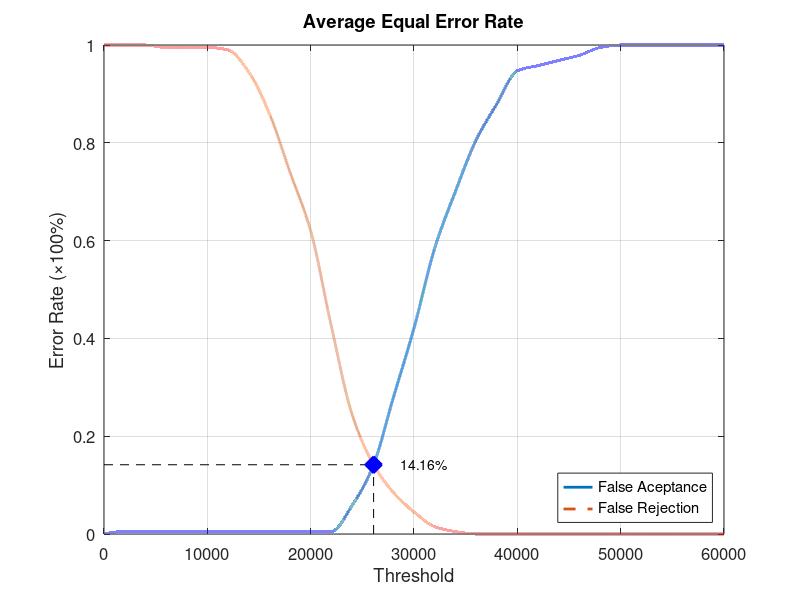
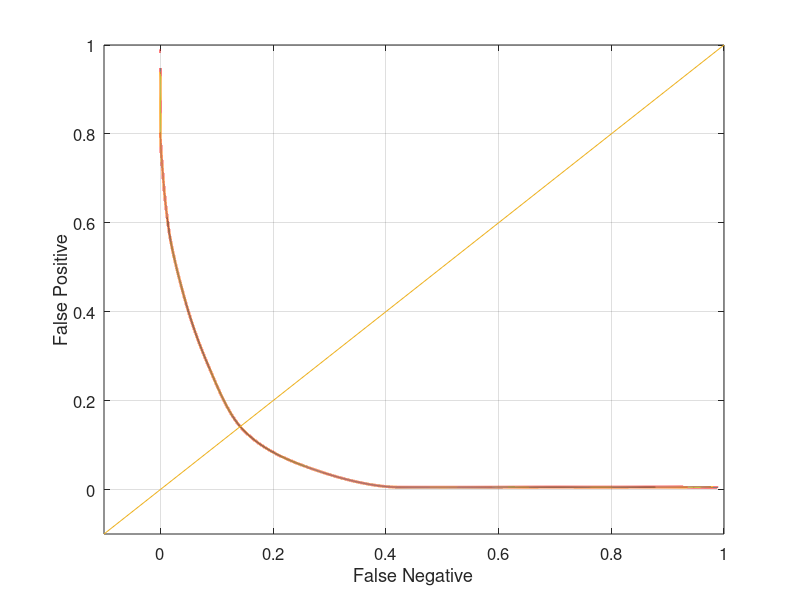

Reproduce these figures in MATLAB, in order.
function yEER = Database2_4
close all;
clear;
clc;
x = 0:2000:60000;
xq = 0:0.5:60000;

y0 = [0 0.00526316 0.00526316 0.00526316 0.00526316 0.00526316 0.00526316 0.00526316 0.00526316 0.00526316 0.00526316 0.00526316 0.0578947 0.136842 0.278947 0.421053 0.584211 0.7 0.805263 0.878947 0.947368 0.957895 0.968421 0.978947 0.994737 1 1 1 1 1 1];
yy0 = interp1(x, y0, xq, 'pchip');
y1 = [1 1 1 0.995 0.995 0.995 0.99 0.945 0.86 0.74 0.62 0.425 0.245 0.145 0.085 0.045 0.015 0.005 0 0 0 0 0 0 0 0 0 0 0 0 0];
yy1 = interp1(x, y1, xq, 'pchip');

% Calculating EER: 
y2 = abs(y0 - y1);
find(y2 == min(y2))
yy2 = abs(yy0 - yy1);
xEER = find(yy2 == min(yy2));
xEERIndex = xq(xEER) % X-axis EER
yEER = yy0(xEER) % Y-axis EER

main = figure
plot(xq, yy0,'-','LineWidth', 2);	hold on
plot(xq, yy1,'--','LineWidth', 2);	hold on
plot([xEERIndex xEERIndex], [0 yEER], 'k--');	hold on
plot([0 xEERIndex], [yEER yEER], 'k--');	hold on
plot(xEERIndex, yEER, 'bx', 'LineWidth', 10);	hold on
text(xEERIndex + 10 * xEERIndex / 100, yEER, [num2str(round((10000 * yEER)) / 100) '%'])
legend('False Aceptance', 'False Rejection', 'Location', 'SouthEast')
xlabel('Threshold')
ylabel('Error Rate (\times100%)')
title('Average Equal Error Rate')
set(gca, 'FontSize', 12)
axis([0 60000 0 1])
grid on

print(main, 'Database2_4Main', '-dpng');
FNRxFPR = figure('Color', [1 1 1]);
plot(yy1, yy0, '-', yy1, yy0, 'LineWidth', 2);
hold on
y = -0.1:0.1:1
plot(y, y); 
set(gca, 'FontSize', 12)
xlabel('False Negative')
ylabel('False Positive')
axis([-0.1 1 -0.1 1])
set(gca, 'FontSize', 12)
grid on

print(FNRxFPR, 'Database2_4FNRxFPR','-dpng');
end
